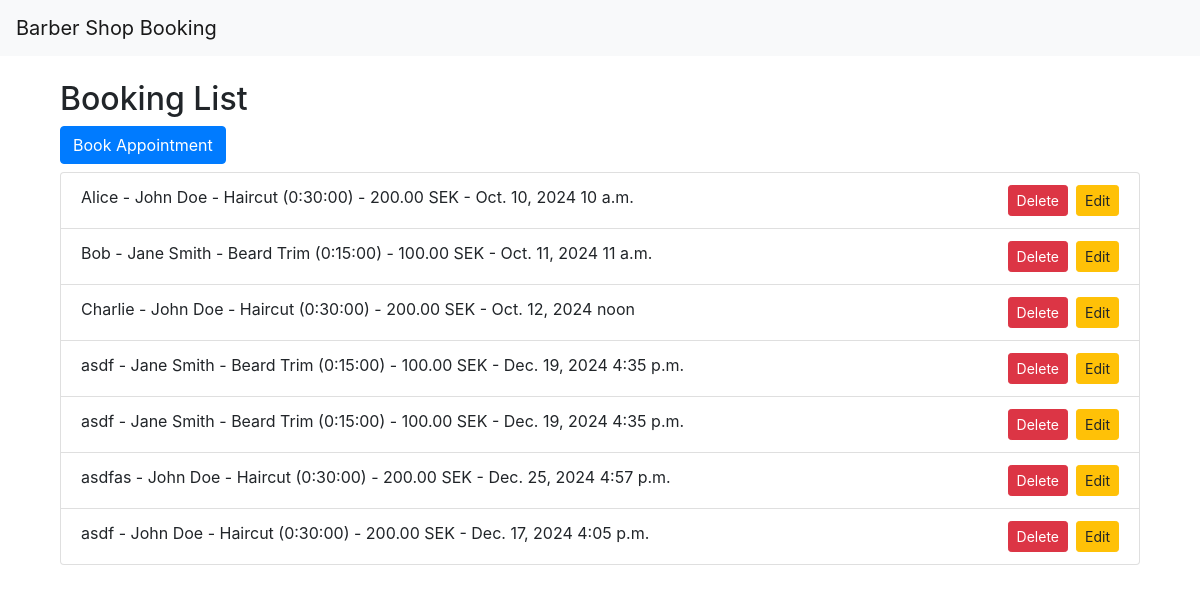
The app's page /, older data.
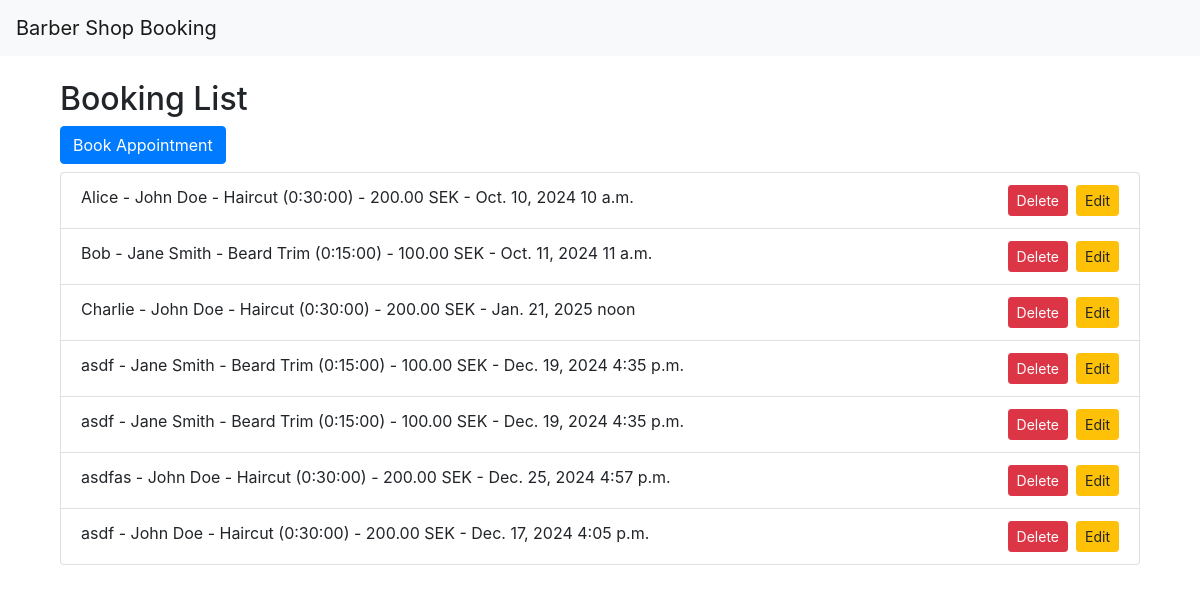
The same page, newer data.
### bookings/models.py (models this page shows, shortened)
class Booking(models.Model):
    customer_name = models.CharField(max_length=100)
    barber = models.ForeignKey(Barber, on_delete=models.CASCADE)
    service = models.ForeignKey(Service, on_delete=models.CASCADE)
    date = models.DateField()
    time = models.TimeField()

class Barber(models.Model):
    name = models.CharField(max_length=100)
    experience = models.PositiveIntegerField(help_text="Years of experience")
    def __str__(self):
        return self.name

class Service(models.Model):
    name = models.CharField(max_length=100)
    duration = models.DurationField(help_text="Duration of the service (e.g., 00:30:00 for 30 minutes)")
    price = models.DecimalField(max_digits=6, decimal_places=2)
    def __str__(self):
        return f"{self.name} ({self.duration}) - {self.price} SEK"

### bookings/views.py (the view)
# urls.py: path('', views.booking_list, name='booking_list'),
def booking_list(request):
    bookings = Booking.objects.all()
    return render(request, 'bookings/booking_list.html', {'bookings': bookings})

### bookings/templates/bookings/booking_list.html
{% extends 'base.html' %}
{% block content %}
  <div class="container mt-4">
    <h2>Booking List</h2>
    <a class="btn btn-primary mb-2" href="{% url 'book_appointment' %}">Book Appointment</a>
    <ul class="list-group">
      {% for booking in bookings %}
        <li class="list-group-item">
          {{ booking.customer_name }} - {{ booking.barber }} - {{ booking.service }} - {{ booking.date }} {{ booking.time }}
          <a class="btn btn-sm btn-warning float-right ml-2" href="{% url 'update_appointment' booking.id %}">Edit</a>
          <a class="btn btn-sm btn-danger float-right" href="{% url 'delete_appointment' booking.id %}">Delete</a>
        </li>
      {% endfor %}
    </ul>
  </div>
{% endblock %}

Row changes from the older to the newer data that the page shows:
changed Booking "Charlie": date "Oct. 12, 2024" → "Jan. 21, 2025"
